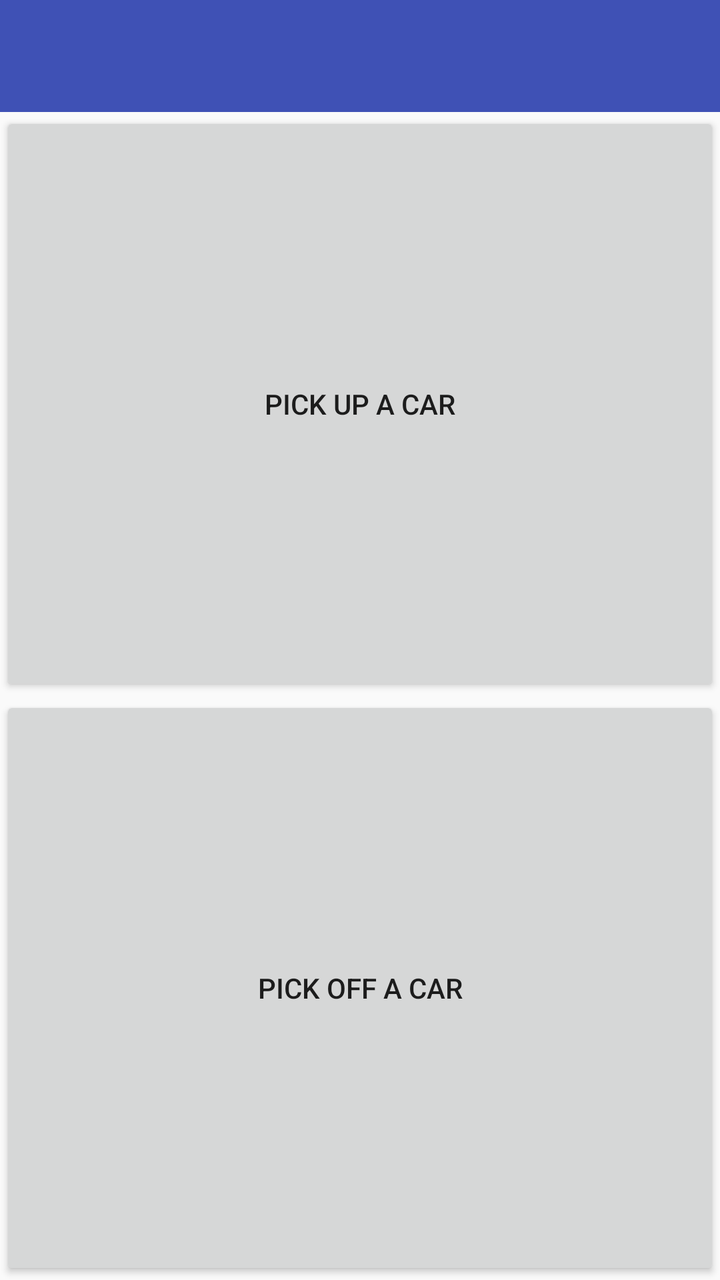
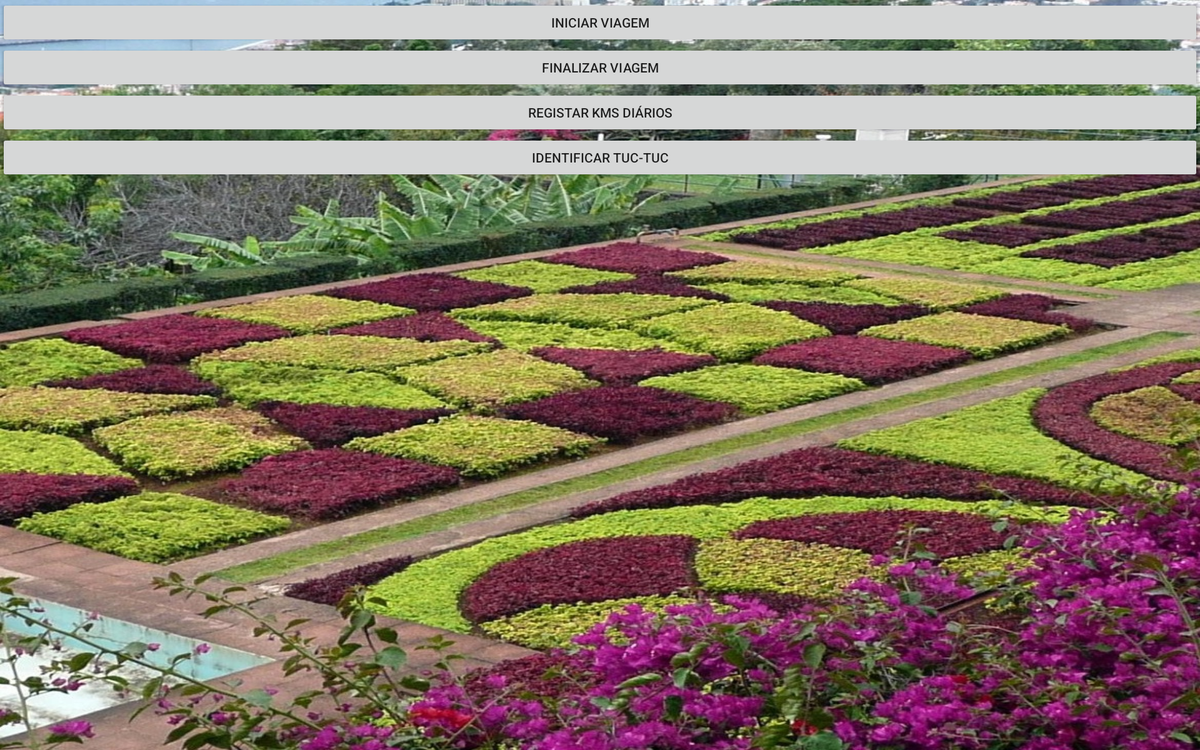

Compare how this app lays out the same screen by default and in its alternative resource folder. The renders come first, then the two layout files and the values they reference.
<!-- AndroidManifest.xml: application theme AppTheme -->
<!-- res/layout/activity_start_and_stop_service.xml -->
<?xml version="1.0" encoding="utf-8"?>
<android.support.v4.widget.DrawerLayout xmlns:android="http://schemas.android.com/apk/res/android"
    xmlns:app="http://schemas.android.com/apk/res-auto"
    xmlns:tools="http://schemas.android.com/tools"
    android:id="@+id/drawer_layout"
    android:layout_width="match_parent"
    android:layout_height="match_parent"
    android:fitsSystemWindows="true"
    tools:context=".StartAndStopService">

    <LinearLayout
        android:layout_width="match_parent"
        android:layout_height="match_parent"
        android:orientation="vertical"
        android:weightSum="2">
        
        <include layout="@layout/toolbar" />

    <Button
        android:id="@+id/bPickUpTukxi"
        android:layout_width="match_parent"
        android:layout_height="0dp"
        android:layout_weight="1"
        android:onClick="iniciarServico"
        android:text="Pick up a car" />

    <Button
        android:id="@+id/bPickOffTukxi"
        android:layout_width="match_parent"
        android:layout_height="0dp"
        android:layout_weight="1"
        android:text="Pick off a car"
        android:onClick="pararServico"/>


</LinearLayout>

    <android.support.design.widget.NavigationView
        android:id="@+id/navigation"
        android:layout_width="wrap_content"
        android:layout_height="match_parent"
        android:layout_gravity="start"
        app:menu="@menu/nav_items" />
</android.support.v4.widget.DrawerLayout>
<!-- res/layout/toolbar.xml (included above) -->
<?xml version="1.0" encoding="utf-8"?>
<android.support.v7.widget.Toolbar xmlns:android="http://schemas.android.com/apk/res/android"
    xmlns:app="http://schemas.android.com/apk/res-auto"
    android:id="@+id/toolbar"
    android:layout_width="match_parent"
    android:layout_height="wrap_content"
    android:background="@color/colorPrimary"
    android:theme="@style/ThemeOverlay.AppCompat.Dark"
    app:navigationIcon="@drawable/menu"
    app:titleTextColor="#FFF">
    
</android.support.v7.widget.Toolbar>
<!-- resources referenced by this layout -->
<resources>
  <color name="colorPrimary">#3F51B5</color>
  <style name="AppTheme" parent="Theme.AppCompat.Light.NoActionBar">
          
          <item name="colorPrimary">@color/colorPrimary</item>
          <item name="colorPrimaryDark">@color/colorPrimaryDark</item>
          <item name="colorAccent">@color/colorAccent</item>
          <item name="colorControlNormal">@color/grey</item>
          <item name="colorControlActivated">@color/grey</item>
          <item name="colorControlHighlight">@color/grey</item>
      </style>
  <color name="colorPrimaryDark">#303F9F</color>
  <color name="colorAccent">#FF4081</color>
  <color name="grey">#777</color>
</resources>
<!-- res/layout-xlarge/activity_start_and_stop_service.xml (the repository's variant of the layout above) -->
<!-- drawn on a large tablet held sideways -->
<?xml version="1.0" encoding="utf-8"?>
<LinearLayout xmlns:android="http://schemas.android.com/apk/res/android"
    xmlns:app="http://schemas.android.com/apk/res-auto"
    xmlns:tools="http://schemas.android.com/tools"
    android:layout_width="match_parent"
    android:layout_height="match_parent"
    android:orientation="vertical"
    android:background="@drawable/maxresdefault"
    tools:context="com.example.luis.smartcharging.StartAndStopService">

    <Button
        android:id="@+id/bIniciarViagem"
        android:layout_width="match_parent"
        android:layout_height="wrap_content"
        android:onClick="iniciarServico"
        android:text="Iniciar Viagem" />

    <Button
        android:id="@+id/bPararViagem"
        android:layout_width="match_parent"
        android:layout_height="wrap_content"
        android:onClick="pararServico"
        android:text="Finalizar Viagem" />

    <Button
        android:id="@+id/bRegKmsDiarios"
        android:layout_width="match_parent"
        android:layout_height="wrap_content"
        android:text="Registar Kms Diários"
        android:onClick="guardaKmsDiários"/>

    <Button
        android:id="@+id/bIdentificarCarro"
        android:layout_width="match_parent"
        android:layout_height="wrap_content"
        android:onClick="qrCode"
        android:text="Identificar Tuc-Tuc" />

</LinearLayout>
<!-- resources referenced by the variant -->
<!-- as a large tablet held sideways resolves them -->
<resources>
  <!-- drawable maxresdefault: png bitmap (drawable, 517444 bytes) -->
  <style name="AppTheme" parent="Theme.AppCompat.Light.NoActionBar">
          
          <item name="colorPrimary">@color/colorPrimary</item>
          <item name="colorPrimaryDark">@color/colorPrimaryDark</item>
          <item name="colorAccent">@color/colorAccent</item>
          <item name="colorControlNormal">@color/grey</item>
          <item name="colorControlActivated">@color/grey</item>
          <item name="colorControlHighlight">@color/grey</item>
      </style>
  <color name="colorPrimary">#3F51B5</color>
  <color name="colorPrimaryDark">#303F9F</color>
  <color name="colorAccent">#FF4081</color>
  <color name="grey">#777</color>
</resources>
